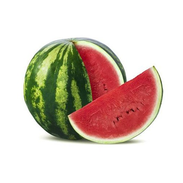
#> input picture Semester_5/PCD/img/MicrosoftTeams-image3.png, 183 x 183 px, shrunk from 502 x 502 before the run
$ jupyter execute enchantment1.ipynb
#> lines starting #> are read from the running program, lines starting #| are printed output that depends on the picture; after the words box and inside, x2 and y2 are one past the last pixel; in counts of white or black regions, pixels touching at a corner belong together
Threshold

[cell 1]
import cv2 as cv
import numpy as np
from matplotlib import pyplot as plt

img = cv.imread('img/MicrosoftTeams-image3.png')
#> img is the input picture: shape (183, 183, 3); mean B, G, R 193.2, 203.2, 218.1
gRGB = cv.cvtColor(img, cv.COLOR_BGR2RGB)
gray = cv.cvtColor(gRGB, cv.COLOR_RGB2GRAY)
plt.hist(gray.ravel(), 256, [0, 256]); plt.show()
ret, thresh1 = cv.threshold(gray, 100, 255, cv.THRESH_BINARY)
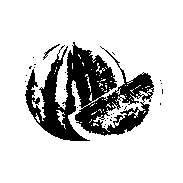
#> thresh1: shape (183, 183); 82.1% white; 29 black regions (27 under 20 px), largest, box (x1, y1, x2, y2) and area: (25, 42, 154, 141) 5907, (43, 44, 60, 60) 44

# print
plt.imshow(gRGB)
plt.figure()
plt.imshow(gray, cmap='gray')
plt.figure()
plt.imshow(thresh1, cmap='gray')

[cell 2]
import cv2 as cv
import numpy as np
from matplotlib import pyplot as plt

img = cv.imread('img/MicrosoftTeams-image4.png')
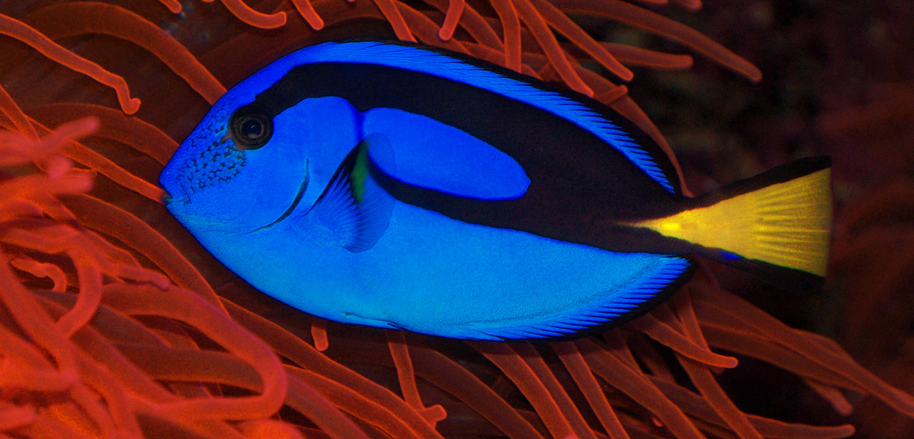
#> input picture Semester_5/PCD/img/MicrosoftTeams-image4.png, 914 x 439 px, shrunk from 2500 x 1202 before the run
#> img is the input picture: shape (439, 914, 3); mean B, G, R 58.6, 38.7, 63.6
gRGB = cv.cvtColor(img, cv.COLOR_BGR2RGB)
#> gRGB: shape (439, 914, 3)
gray = cv.cvtColor(gRGB, cv.COLOR_RGB2GRAY)
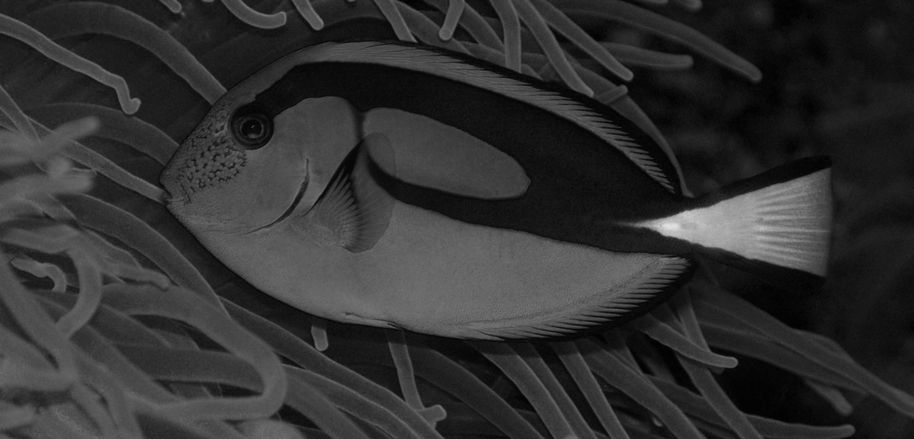
#> gray: shape (439, 914); min 1, max 225, mean 48.4
plt.hist(gray.ravel(), 256, [0, 256]); plt.show()
ret, thresh1 = cv.threshold(gray, 100, 255, cv.THRESH_BINARY)
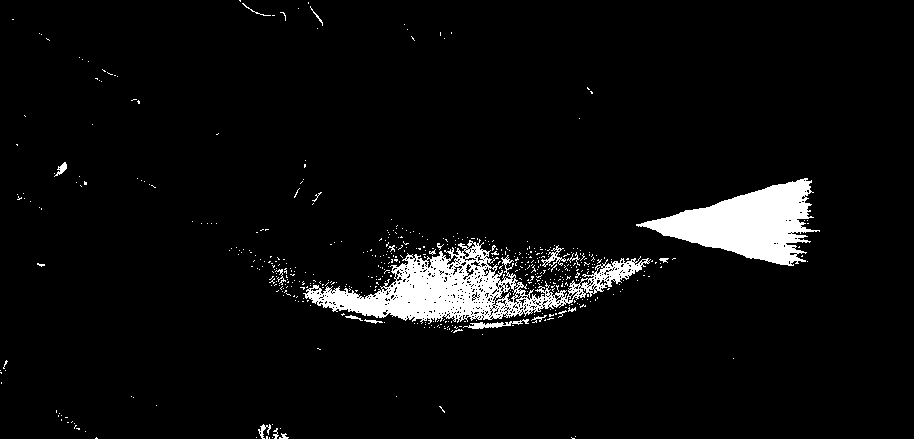
#> thresh1: shape (439, 914); 5% white; 530 white regions (510 under 20 px), largest, box (x1, y1, x2, y2) and area: (303, 239, 651, 324) 9931, (636, 178, 820, 266) 7895, (463, 319, 529, 329) 241

# print
plt.imshow(gRGB)
plt.figure()
plt.imshow(gray, cmap='gray')
plt.figure()
plt.imshow(thresh1, cmap='gray')

Histogram Equalization

[cell 3]
import cv2 as cv
import numpy as np
from matplotlib import pyplot as plt

img = cv.imread('img/MicrosoftTeams-image1.png')
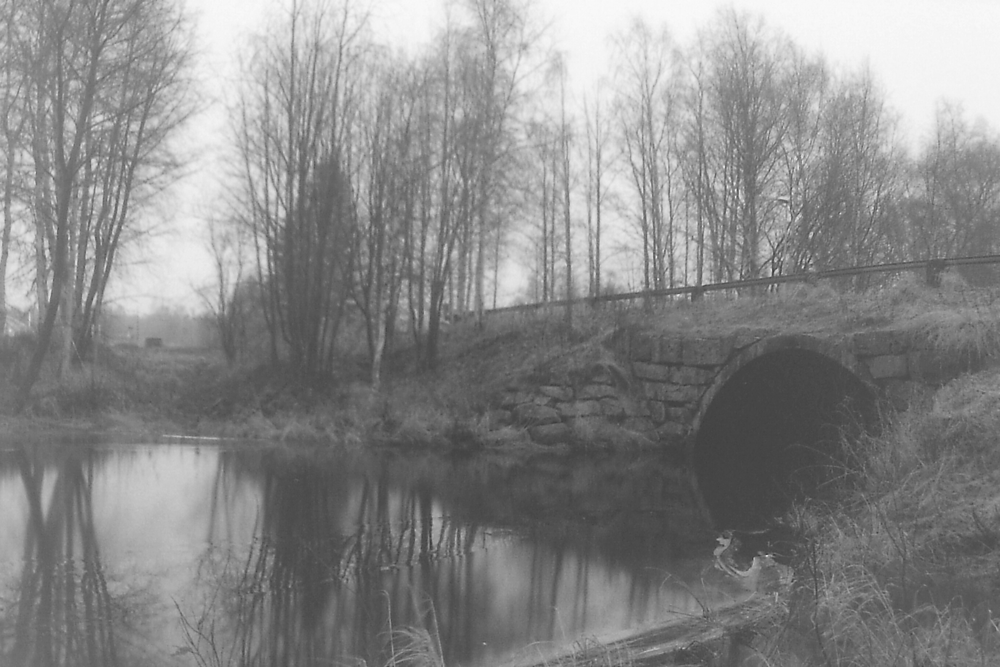
#> input picture Semester_5/PCD/img/MicrosoftTeams-image1.png, 1000 x 667 px, shrunk from 2736 x 1824 before the run
#> img is the input picture: shape (667, 1000, 3); min 50, max 250, mean 136.2
gRGB = cv.cvtColor(img, cv.COLOR_BGR2RGB)
gray = cv.cvtColor(gRGB, cv.COLOR_RGB2GRAY)
#> gray: shape (667, 1000)
plt.hist(gray.ravel(), 256, [0, 256]); plt.show()
hieq = cv.equalizeHist(gray)
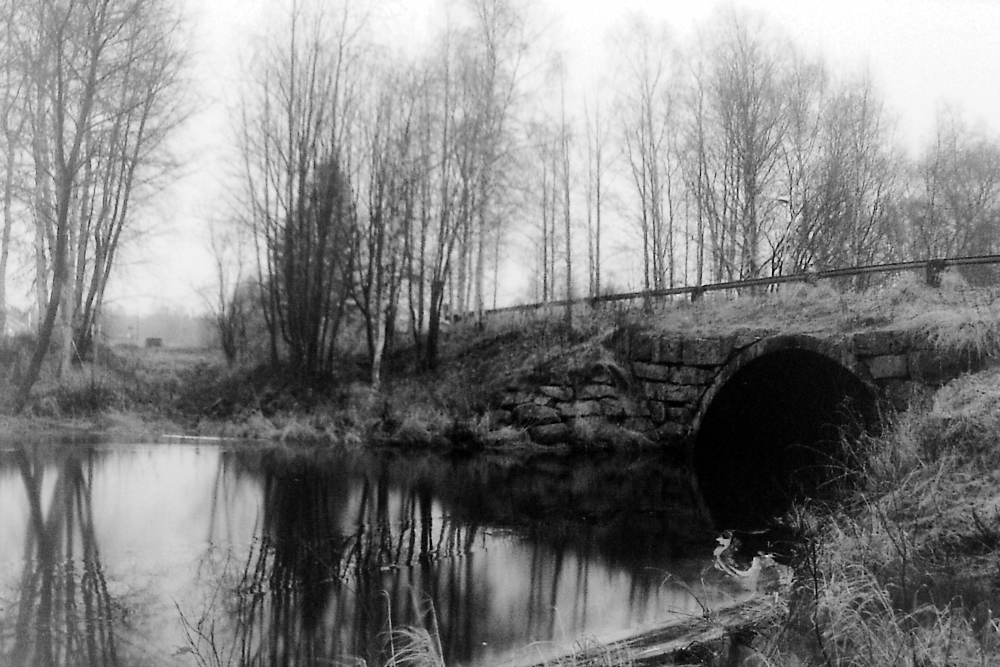
#> hieq: shape (667, 1000); min 0, max 255, mean 128.4

# print
plt.imshow(gRGB)
plt.figure()
plt.imshow(gray, cmap='gray')
plt.figure()
plt.imshow(hieq, cmap='gray')
plt.figure()

plt.hist(hieq.ravel(), 256, [0, 256]); plt.show()
#> after `plt.hist(hieq.ravel(), 256, [0, 256])`:
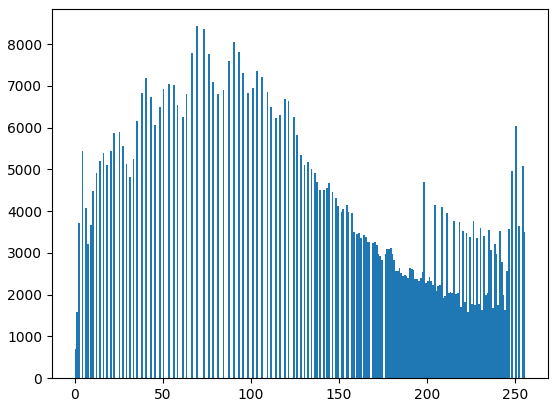
#> figure drawn by matplotlib, 1 panel; tallest bar 8430 high, from x = 69 to 70

[cell 4]
import cv2 as cv
import numpy as np
from matplotlib import pyplot as plt

img = cv.imread('img/MicrosoftTeams-image2.png')
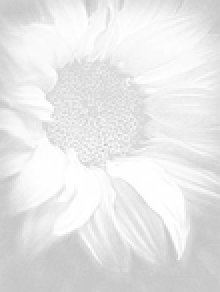
#> input picture Semester_5/PCD/img/MicrosoftTeams-image2.png, 110 x 146 px, shrunk from 300 x 400 before the run (shown 2 times larger)
#> img is the input picture: shape (146, 110, 3); min 195, max 255, mean 231.5
gRGB = cv.cvtColor(img, cv.COLOR_BGR2RGB)
gray = cv.cvtColor(gRGB, cv.COLOR_RGB2GRAY)
#> gray: shape (146, 110)
plt.hist(gray.ravel(), 256, [0, 256]); plt.show()
hieq = cv.equalizeHist(gray)
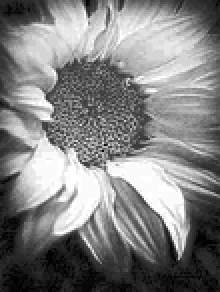
#> hieq: shape (146, 110) (shown 2 times larger); min 0, max 255, mean 130.3

# print
plt.imshow(gRGB)
plt.figure()
plt.imshow(gray, cmap='gray')
plt.figure()
plt.imshow(hieq, cmap='gray')
plt.figure()

plt.hist(hieq.ravel(), 256, [0, 256]); plt.show()
#> after `plt.hist(hieq.ravel(), 256, [0, 256])`:
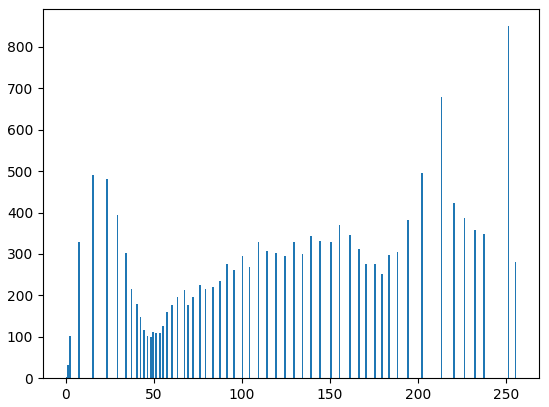
#> figure drawn by matplotlib, 1 panel; tallest bar 850 high, from x = 251 to 252
